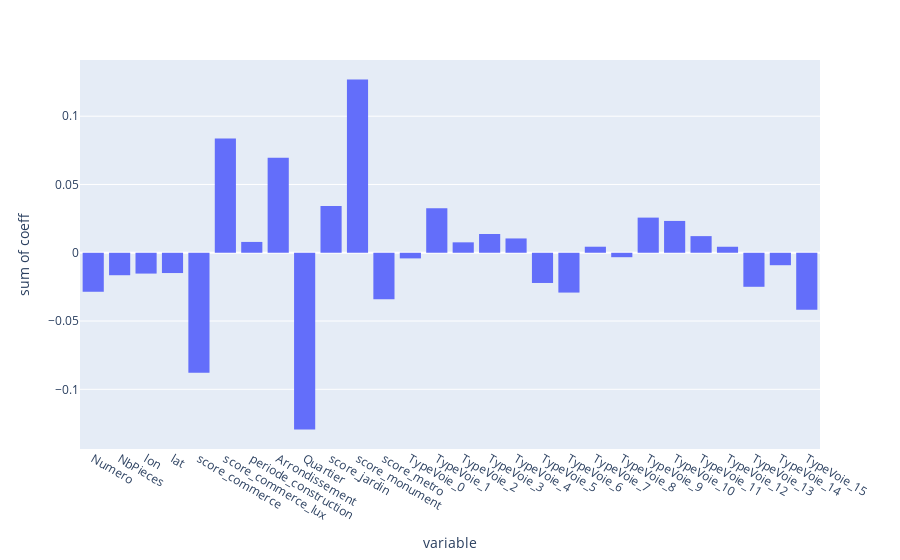

Write notebook code for a chart like this one.
### Code cell
px.histogram(pd.DataFrame([
    (X.columns[i], lin_reg.coef_[0][i]) for i in range(28)
                    ]).T.rename(index = {0 : 'variable', 1 : 'coeff'}).T, x = 'variable', y = 'coeff'
            ).show()

print('MSE :', mean_squared_error(y_test, y_pred))

### Figure 1 — Plotly figure (JSON) as saved in the notebook; plotly's stock layout.template omitted (floating-point values rounded to 4 significant figures)
{"data": [{"alignmentgroup": "True", "bingroup": "x", "histfunc": "sum", "hovertemplate": "variable=%{x}<br>sum of coeff=%{y}<extra></extra>", "legendgroup": "", "marker": {"color": "#636efa"}, "name": "", "offsetgroup": "", "orientation": "v", "showlegend": false, "type": "histogram", "x": ["Numero", "NbPieces", "lon", "lat", "score_commerce", "score_commerce_lux", "periode_construction", "Arrondissement", "Quartier", "score_jardin", "score_monument", "score_metro", "TypeVoie_0", "TypeVoie_1", "TypeVoie_2", "TypeVoie_3", "TypeVoie_4", "TypeVoie_5", "TypeVoie_6", "TypeVoie_7", "TypeVoie_8", "TypeVoie_9", "TypeVoie_10", "TypeVoie_11", "TypeVoie_12", "TypeVoie_13", "TypeVoie_14", "TypeVoie_15"], "xaxis": "x", "y": [-0.02856, -0.01645, -0.01524, -0.01485, -0.0879, 0.08368, 0.007937, 0.06965, -0.1295, 0.03424, 0.1269, -0.034, -0.004126, 0.03252, 0.007627, 0.01374, 0.01048, -0.02212, -0.02915, 0.004419, -0.003251, 0.02574, 0.02331, 0.01218, 0.0044, -0.02492, -0.009119, -0.04171], "yaxis": "y"}], "layout": {"barmode": "relative", "legend": {"tracegroupgap": 0}, "margin": {"t": 60}, "xaxis": {"anchor": "y", "domain": [0, 1], "title": {"text": "variable"}}, "yaxis": {"anchor": "x", "domain": [0, 1], "title": {"text": "sum of coeff"}}}}
